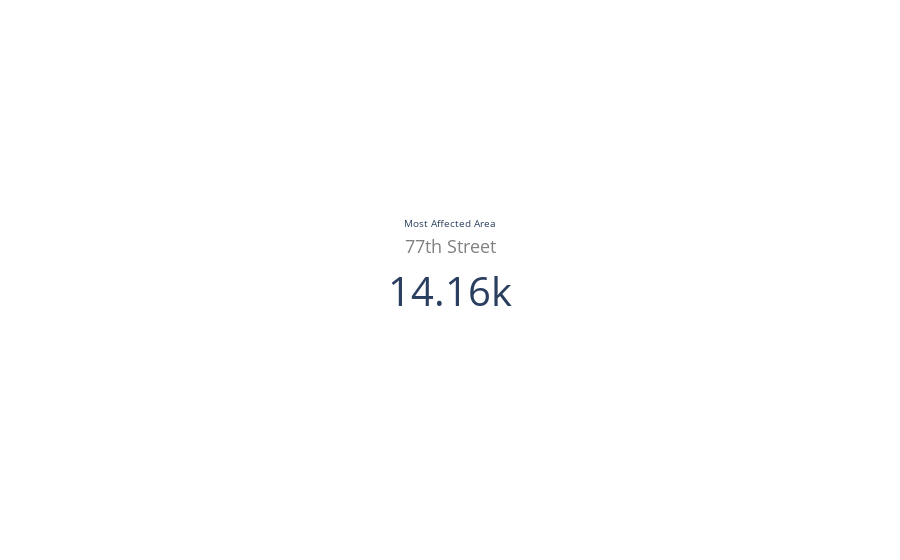

Write notebook code for a chart like this one.
### Code cell
most_affected_area(la_crime_data_henrique, 2019)

### Figure 1 — Plotly figure (JSON) as saved in the notebook; plotly's stock layout.template omitted (floating-point values rounded to 4 significant figures)
{"data": [{"mode": "number", "number": {"font": {"size": 40}}, "title": {"text": "Most Affected Area<br><br><span style='font-size:1.8em;color:gray'>77th Street</span>"}, "type": "indicator", "value": 14157}], "layout": {}}
